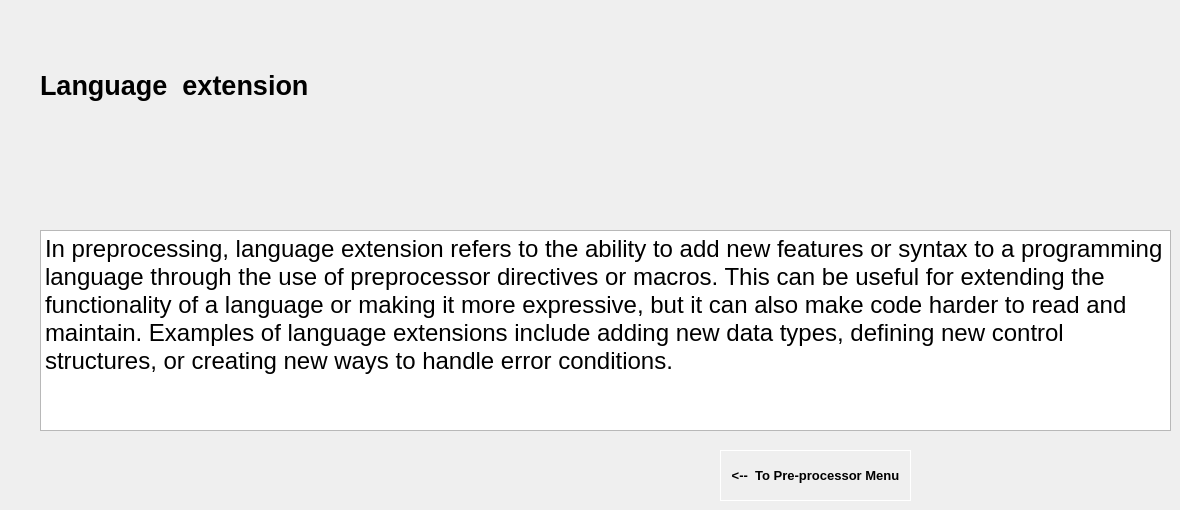
      <widget class="QWidget" name="langpage">
       <widget class="QLabel" name="filetitle_2">
        <property name="geometry">
         <rect>
          <x>40</x>
          <y>60</y>
          <width>291</width>
          <height>51</height>
         </rect>
        </property>
        <property name="font">
         <font>
          <pointsize>20</pointsize>
          <bold>true</bold>
         </font>
        </property>
        <property name="text">
         <string>Language  extension</string>
        </property>
       </widget>
       <widget class="QTextBrowser" name="macdef_2">
        <property name="geometry">
         <rect>
          <x>40</x>
          <y>230</y>
          <width>1131</width>
          <height>201</height>
         </rect>
        </property>
        <property name="font">
         <font>
          <pointsize>18</pointsize>
         </font>
        </property>
        <property name="html">
         <string>&lt;!DOCTYPE HTML PUBLIC &quot;-//W3C//DTD HTML 4.0//EN&quot; &quot;http://www.w3.org/TR/REC-html40/strict.dtd&quot;&gt;
&lt;html&gt;&lt;head&gt;&lt;meta name=&quot;qrichtext&quot; content=&quot;1&quot; /&gt;&lt;meta charset=&quot;utf-8&quot; /&gt;&lt;style type=&quot;text/css&quot;&gt;
p, li { white-space: pre-wrap; }
hr { height: 1px; border-width: 0; }
li.unchecked::marker { content: &quot;\2610&quot;; }
li.checked::marker { content: &quot;\2612&quot;; }
&lt;/style&gt;&lt;/head&gt;&lt;body style=&quot; font-family:'Segoe UI'; font-size:18pt; font-weight:400; font-style:normal;&quot;&gt;
&lt;p style=&quot; margin-top:0px; margin-bottom:0px; margin-left:0px; margin-right:0px; -qt-block-indent:0; text-indent:0px;&quot;&gt;In preprocessing, language extension refers to the ability to add new features or syntax to a programming language through the use of preprocessor directives or macros. This can be useful for extending the functionality of a language or making it more expressive, but it can also make code harder to read and maintain. Examples of language extensions include adding new data types, defining new control structures, or creating new ways to handle error conditions.&lt;/p&gt;&lt;/body&gt;&lt;/html&gt;</string>
        </property>
       </widget>
       <widget class="QLabel" name="langdiag1">
        <property name="geometry">
         <rect>
          <x>260</x>
          <y>120</y>
          <width>521</width>
          <height>51</height>
         </rect>
        </property>
        <property name="text">
         <string/>
        </property>
        <property name="pixmap">
         <pixmap resource="pictures.qrc">:/newPrefix/langdiag1.png</pixmap>
        </property>
       </widget>
       <widget class="QLabel" name="langdiag2">
        <property name="geometry">
         <rect>
          <x>260</x>
          <y>160</y>
          <width>891</width>
          <height>51</height>
         </rect>
        </property>
        <property name="text">
         <string/>
        </property>
        <property name="pixmap">
         <pixmap resource="pictures.qrc">:/newPrefix/langdiag2.png</pixmap>
        </property>
       </widget>
       <widget class="QPushButton" name="toprep_menu_3">
        <property name="geometry">
         <rect>
          <x>720</x>
          <y>450</y>
          <width>191</width>
          <height>51</height>
         </rect>
        </property>
        <property name="font">
         <font>
          <pointsize>10</pointsize>
          <bold>true</bold>
         </font>
        </property>
        <property name="styleSheet">
         <string notr="true">
border: 1px solid white;</string>
        </property>
        <property name="text">
         <string>&lt;--  To Pre-processor Menu</string>
        </property>
       </widget>
      </widget>
